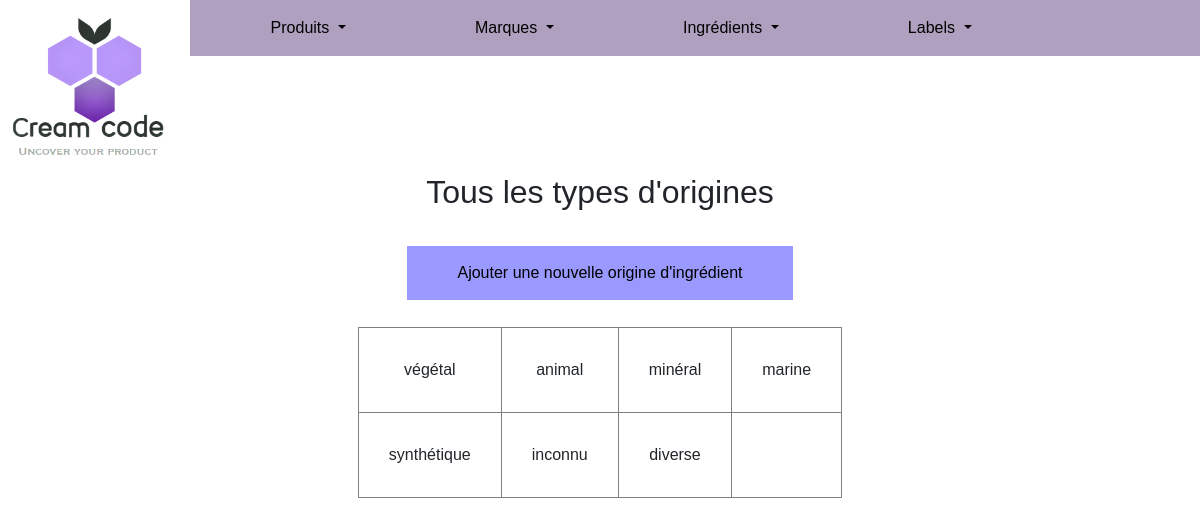
The page /Front/Admin/index.php?controller=ingredient&action=getIngredientOrigins on the database its author committed.
### tables this page shows
CREATE TABLE `ingredient_origin` (
  `id` int(11) NOT NULL,
  `name` varchar(30) NOT NULL
);

### Back/Renderer.php (called while the page is built, shortened)
<?php
class Renderer
{
    public static function render(string $path, array $variables = [])
    {
        extract($variables);
        require($path . '.html.php');
        require('layout.html.php');
        exit();
    }
}

### Back/Controllers/Ingredient/GetIngredientOriginsAction.php (called while the page is built, shortened)
<?php
class GetIngredientOriginsAction extends Controller
{
    public function __invoke()
    {
        $originsPresenter = $this->getAllData();
        \Renderer::render('Ingredient/get_ingredient_origins', compact('pageTitle', 'originsPresenter'));
    }
    public function getAllData()
    {
        $origins = $this->repository->findAll();
        $originsPresenter = [];
        foreach($origins as $origin) {
            $originsPresenter[] = new IngredientOrigin($origin);
        }
        return $originsPresenter;
    }
}

### Back/Application.php (called while the page is built, shortened)
<?php
class Application
{
    public static function process()
    {
        $controller = new $controllerName();
        $controller();
    }
}

### Back/Controllers/Controller.php (called while the page is built, shortened)
<?php
abstract class Controller
{
    public function __construct()
    {
        $this->repository = new $this->repositoryName();
    }
}

### Back/autoload.php (called while the page is built, shortened)
<?php
spl_autoload_register(function($className)
{
    $className = str_replace("\\", DIRECTORY_SEPARATOR, $className);
});

### Back/Models/Repository/Database.php (called while the page is built, shortened)
<?php
class Database
{
    private static $instance = null;
    public static function getPdo(): PDO
    {
        if (self::$instance === null)
        {
            self::$instance = new PDO('mysql:host=localhost;dbname=creamcode;charset=utf8', 'tarine', 'tarinecreamcode', [
                PDO::ATTR_ERRMODE => PDO::ERRMODE_EXCEPTION,
                PDO::ATTR_DEFAULT_FETCH_MODE => PDO::FETCH_ASSOC
            ]);
        }
        return self::$instance;
    }
}

### Back/Models/Repository/Model.php (called while the page is built, shortened)
<?php
abstract class Model
{
    protected $pdo;
    protected $table;
    public function __construct()
    {
        $this->pdo = Database::getPdo();
    }
    public function findAll()
    {
        $resultats = $this->pdo->query("SELECT * FROM {$this->table}");
        $items = $resultats->fetchAll();
        return $items;
    }
}

### Back/Models/Entity/Ingredient/IngredientOrigin.php (called while the page is built, shortened)
<?php
class IngredientOrigin
{
    private $name;
    public function getName(): string
    {
        return $this->name;
    }
    public function setName(string $name): void
    {
        $this->name = $name;
    }
}

### Front/Admin/Ingredient/get_ingredient_origins.html.php (the view)
<h2>Tous les types d'origines</h2>
<br/>
<form action="index.php?controller=ingredient&action=createIngredientOrigin&task=form" method="POST">
    <button class="raccourci_buttons">Ajouter une nouvelle origine d'ingrédient</button>
</form>
<br/>
<div class="get-all">
    <table class="all-tab">
        <?php $i = 0; ?>
        <?php foreach($originsPresenter as $origin): ?>
            <?php if ($i === 0): ?>
                <tr>
            <?php endif ?>
            <td><?= $origin->getName() ?></td>
            <?php $i+= 1; ?>
            <?php if ($i === 4) : ?>
                </tr>
                <?php $i = 0; ?>
            <?php endif ?>
        <?php endforeach ?>
        </tr>
    </table>
</div>

### Front/Integration/template.css (style rules this page uses)
* { margin: 0px; padding: 0px; font-family: "Trebuchet MS",Arial,sans-serif; text-align: center; }
.raccourci_buttons, .form_buttons { border-radius: 0; padding: 15px 50px; border: solid white; background-color: #9999ff; color: black; }
.all-tab { margin: 0px auto; border: 1px solid grey; border-collapse: collapse; }
.all-tab th, td { border: 1px solid grey; padding: 30px; }

### rows shown on the page
ingredient_origin: name "végétal"
ingredient_origin: name "animal"
ingredient_origin: name "minéral"
ingredient_origin: name "marine"
ingredient_origin: name "synthétique"
ingredient_origin: name "inconnu"
ingredient_origin: name "diverse"
